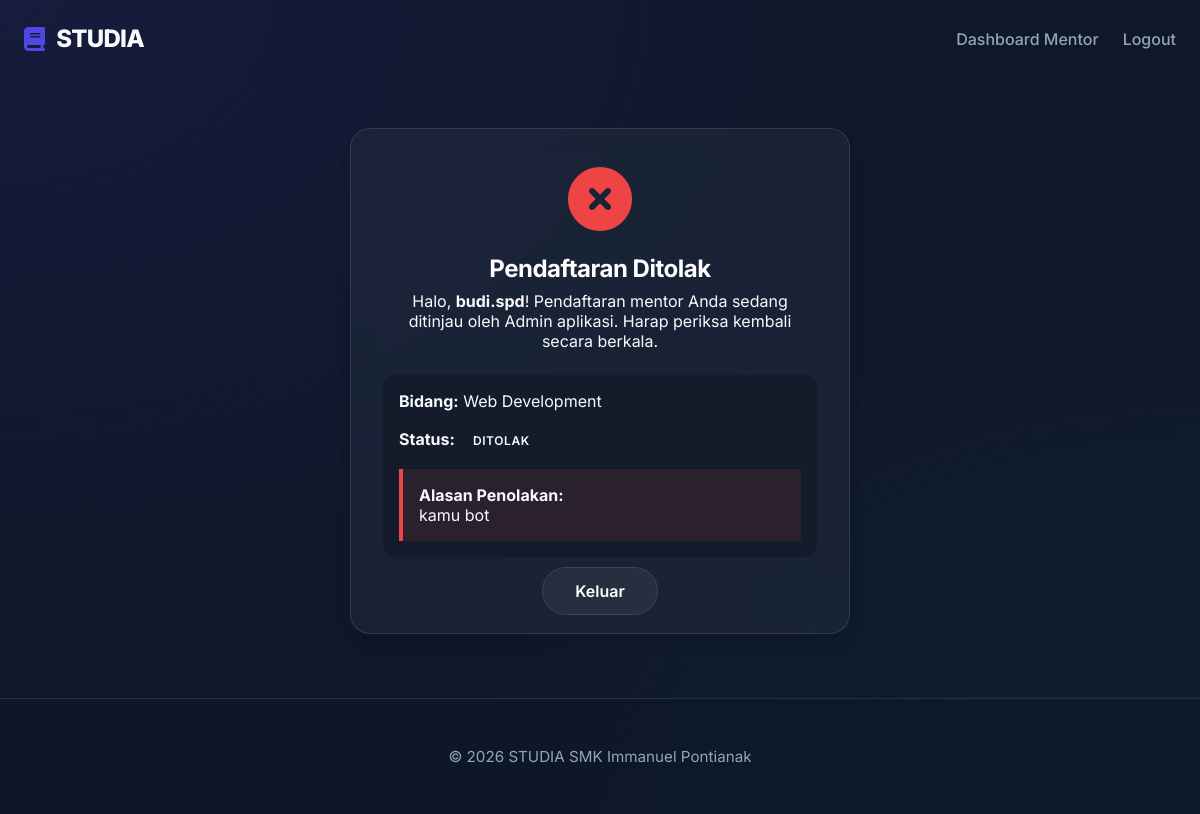
The page /mentor (signed in) on the database its author committed.
### tables this page shows
CREATE TABLE `mentor_profiles` (
  `id` int NOT NULL,
  `user_id` int NOT NULL,
  `skill_id` int NOT NULL,
  `full_name` varchar(100) NOT NULL,
  `email` varchar(100) DEFAULT NULL,
  `phone` varchar(20) DEFAULT NULL,
  `address` text,
  `experience` text,
  `status` enum('pending','approved','rejected') NOT NULL DEFAULT 'pending',
  `feedback` text
);

CREATE TABLE `skills` (
  `id` int NOT NULL,
  `name` varchar(100) NOT NULL,
  `description` text
);

### app/core/Controller.php (called while the page is built, shortened)
<?php
class Controller
{
    public function view($view, $data = [])
    {
        $data['csrf_token'] = $_SESSION['csrf_token'];
        require_once '../app/views/' . $view . '.php';
    }
    public function render($view, $data = [])
    {
        $this->view($view, $data);
    }
    public function model($model)
    {
        return new $model;
    }
}

### app/controllers/Mentor.php (called while the page is built, shortened)
<?php
class Mentor extends Controller {
    public function index()
    {
        $uid     = $_SESSION['user']['id'];
        $profile = $this->model('Mentor_model')->getMentorProfile($uid);
        $data    = ['judul' => 'Dashboard Mentor', 'profile' => $profile];
        if ($profile['status'] !== 'approved') {
            return $this->render('mentor/pending_approval', $data);
        }
    }
}

### app/core/App.php (called while the page is built, shortened)
<?php
class App {
    protected $method = 'index';
    protected $params = [];
    public function __construct()
    {
        $this->controller = new $this->controller;
        call_user_func_array([$this->controller, $this->method], $this->params);
    }
}

### public/index.php (called while the page is built, shortened)
<?php
$app = new App();

### app/core/Database.php (called while the page is built, shortened)
<?php
class Database
{
    private $dbh;
    private $stmt;
    public function __construct()
    {
        $dsn = 'mysql:host=' . DB_HOST . ';dbname=' . DB_NAME . ';charset=utf8mb4';
        try {
            $this->dbh = new PDO($dsn, DB_USER, DB_PASS, [
                PDO::ATTR_PERSISTENT => true,
                PDO::ATTR_ERRMODE => PDO::ERRMODE_EXCEPTION,
                PDO::ATTR_DEFAULT_FETCH_MODE => PDO::FETCH_ASSOC,
            ]);
        } catch (PDOException $e) {
            die($e->getMessage());
        }
    }
    public function query($sql)
    {
        $this->stmt = $this->dbh->prepare($sql);
    }
    public function bind($param, $value, $type = null)
    {
        if ($type === null) {
            $type = match (true) {
                is_int($value) => PDO::PARAM_INT,
                is_bool($value) => PDO::PARAM_BOOL,
                is_null($value) => PDO::PARAM_NULL,
                default => PDO::PARAM_STR,
            };
        }
        $this->stmt->bindValue($param, $value, $type);
    }
    public function execute()
    {
        $this->stmt->execute();
    }
    public function single()
    {
        $this->execute();
        return $this->stmt->fetch();
    }
    public function run($sql, array $params = [])
    {
        $this->query($sql);
        foreach ($params as $key => $val) {
            $this->bind($key, $val);
        }
        return $this;
    }
}

### app/models/Mentor_model.php (called while the page is built, shortened)
<?php
class Mentor_model {
    private $db;
    public function __construct()
    {
        $this->db = new Database;
    }
    public function getMentorProfile($user_id)
    {
        return $this->db->run(
            "SELECT m.*, s.name AS skill_name
             FROM mentor_profiles m
             JOIN skills s ON m.skill_id = s.id
             WHERE m.user_id = :user_id",
            ['user_id' => $user_id]
        )->single();
    }
}

### app/views/mentor/pending_approval.php (the view)
<div class="container auth-container">
    <div class="glass-card" style="text-align: center; max-width: 500px;">
        <div style="font-size: 4rem; color: <?= $data['profile']['status'] == 'rejected' ? '#ef4444' : '#fbbf24' ?>; margin-bottom: 1rem;">
            <?php if($data['profile']['status'] == 'rejected'): ?>
                <i class="fa-solid fa-circle-xmark"></i>
            <?php else: ?>
                <i class="fa-solid fa-hourglass-half"></i>
            <?php endif; ?>
        </div>
        <h2 class="card-title" style="margin-bottom: 0.5rem;">
            <?= $data['profile']['status'] == 'rejected' ? 'Pendaftaran Ditolak' : 'Menunggu Persetujuan Admin' ?>
        </h2>
        <p class="text-muted" style="margin-bottom: 1.5rem;">Halo, <strong><?= htmlspecialchars($data['profile']['full_name']); ?></strong>! Pendaftaran mentor Anda sedang ditinjau oleh Admin aplikasi. Harap periksa kembali secara berkala.</p>
        <div style="background: rgba(0,0,0,0.2); border-radius: 0.75rem; padding: 1rem; margin-bottom: 1.5rem; text-align: left;">
            <p class="text-sm"><strong>Bidang:</strong> <?= htmlspecialchars($data['profile']['skill_name']); ?></p>
            <?php if($data['profile']['status'] == 'rejected'): ?>
                <p class="text-sm mt-3"><strong>Status:</strong> <span class="badge badge-danger">Ditolak</span></p>
                <div style="margin-top: 1rem; padding: 1rem; border-left: 4px solid #ef4444; background: rgba(239, 68, 68, 0.1);">
                    <p class="text-sm" style="margin: 0;"><strong>Alasan Penolakan:</strong><br><?= htmlspecialchars($data['profile']['feedback']); ?></p>
                </div>
            <?php else: ?>
                <p class="text-sm mt-3"><strong>Status:</strong> <span class="badge badge-pending">Pending</span></p>
            <?php endif; ?>
        </div>
        <a href="<?= BASEURL; ?>/auth/logout" class="btn-secondary">Keluar</a>
    </div>
</div>

### public/css/style.css (style rules this page uses)
:root { --primary-color: #4f46e5; --primary-hover: #4338ca; --secondary-color: #10b981; --background-dark: #0f172a; --surface-dark: #1e293b; --border-color: rgba(255, 255, 255, 0.1); --text-main: #f8fafc; --text-muted: #94a3b8; --shadow-sm: 0 1px 2px 0 rgba(0, 0, 0, 0.05); --shadow-md: 0 4px 6px -1px rgba(0, 0, 0, 0.1), 0 2px 4px -1px rgba(0, 0, 0, 0.06); --shadow-lg: 0 10px 15px -3px rgba(0, 0, 0, 0.1), 0 4px 6px -2px rgba(0, 0, 0, 0.05); --shadow-xl: 0 20px 25px -5px rgba(0, 0, 0, 0.2), 0 10px 10px -5px rgba(0, 0, 0, 0.1); --transition: all 0.2s cubic-bezier(0.4, 0, 0.2, 1); --glass-bg: rgba(30, 41, 59, 0.7); --glass-border: rgba(255, 255, 255, 0.1); }
* { margin: 0; padding: 0; box-sizing: border-box; font-family: 'Inter', sans-serif; }
body { background-color: var(--background-dark); background-image: radial-gradient(at 0% 0%, rgba(79, 70, 229, 0.1) 0px, transparent 50%), radial-gradient(at 100% 100%, rgba(16, 185, 129, 0.05) 0px, transparent 50%); color: var(--text-main); min-height: 100vh; display: flex; flex-direction: column; overflow-x: hidden; }
.container { width: 100%; max-width: 1200px; margin: 0 auto; padding: 0 1.5rem; }
.btn-secondary { background: rgba(255, 255, 255, 0.05); color: white !important; padding: 0.8rem 2rem; border-radius: 9999px; font-weight: 600; text-decoration: none; border: 1px solid var(--border-color); transition: var(--transition); }
.mt-3 { margin-top: 1rem; }
.auth-container { min-height: calc(100vh - 200px); display: flex; align-items: center; justify-content: center; padding: 2rem 1rem; }
.glass-card { background: var(--glass-bg); backdrop-filter: blur(12px); -webkit-backdrop-filter: blur(12px); border: 1px solid var(--border-color); border-radius: 1.25rem; padding: 2rem; margin-bottom: 2rem; box-shadow: var(--shadow-lg); }
.card-title { font-size: 1.5rem; font-weight: 700; margin-bottom: 1.5rem; color: white; letter-spacing: -0.02em; }
.badge { padding: 0.35rem 0.85rem; border-radius: 999px; font-size: 0.75rem; font-weight: 600; letter-spacing: 0.05em; text-transform: uppercase; display: inline-block; }

### rows shown on the page
mentor_profiles: full_name "budi.spd", skill.name "Web Development", feedback "kamu bot"

### other values the page prints
$brand['name'] "STUDIA"
